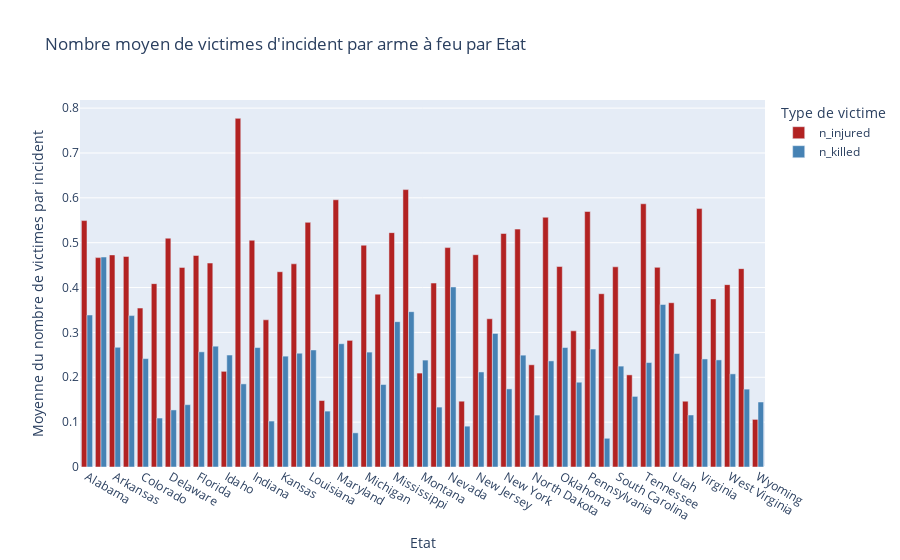

The cell this chart's notebook holds for it:
### Code cell
grouped_data6 = base_totale.groupby('state').agg({
    'n_injured': 'mean',
    'n_killed': 'mean'
}).reset_index()


fig6 = px.bar(
    grouped_data6,
    x=grouped_data6['state'],
    y=['n_injured', 'n_killed'],
    labels={"state": "Etat", "value": "Moyenne du nombre de victimes par incident", "variable": "Type de victime"},
    title="Nombre moyen de victimes d'incident par arme à feu par Etat",
    color_discrete_map={"n_injured": "firebrick", "n_killed": "steelblue"},
)

fig6.update_layout(barmode='group')  # Display bars side by side

fig6.show()

### Figure 1 — Plotly figure (JSON) as saved in the notebook; plotly's stock layout.template omitted (floating-point values rounded to 4 significant figures)
{"data": [{"alignmentgroup": "True", "hovertemplate": "Type de victime=n_injured<br>Etat=%{x}<br>Moyenne du nombre de victimes par incident=%{y}<extra></extra>", "legendgroup": "n_injured", "marker": {"color": "firebrick", "pattern": {"shape": ""}}, "name": "n_injured", "offsetgroup": "n_injured", "orientation": "v", "showlegend": true, "textposition": "auto", "type": "bar", "x": ["Alabama", "Arizona", "Arkansas", "California", "Colorado", "Connecticut", "Delaware", "District of Columbia", "Florida", "Georgia", "Idaho", "Illinois", "Indiana", "Iowa", "Kansas", "Kentucky", "Louisiana", "Maine", "Maryland", "Massachusetts", "Michigan", "Minnesota", "Mississippi", "Missouri", "Montana", "Nebraska", "Nevada", "New Hampshire", "New Jersey", "New Mexico", "New York", "North Carolina", "North Dakota", "Ohio", "Oklahoma", "Oregon", "Pennsylvania", "Rhode Island", "South Carolina", "South Dakota", "Tennessee", "Texas", "Utah", "Vermont", "Virginia", "Washington", "West Virginia", "Wisconsin", "Wyoming"], "xaxis": "x", "y": [0.5493, 0.4668, 0.4728, 0.4693, 0.3543, 0.4088, 0.51, 0.4449, 0.4715, 0.4546, 0.2133, 0.7772, 0.5055, 0.3281, 0.4353, 0.4529, 0.5454, 0.1481, 0.5957, 0.2823, 0.4945, 0.3853, 0.5224, 0.6184, 0.2093, 0.41, 0.4891, 0.1467, 0.4732, 0.3304, 0.5205, 0.5303, 0.2278, 0.5567, 0.4469, 0.3036, 0.5695, 0.3863, 0.4463, 0.2054, 0.5868, 0.4451, 0.3662, 0.1466, 0.5761, 0.3747, 0.4065, 0.4422, 0.1061], "yaxis": "y"}, {"alignmentgroup": "True", "hovertemplate": "Type de victime=n_killed<br>Etat=%{x}<br>Moyenne du nombre de victimes par incident=%{y}<extra></extra>", "legendgroup": "n_killed", "marker": {"color": "steelblue", "pattern": {"shape": ""}}, "name": "n_killed", "offsetgroup": "n_killed", "orientation": "v", "showlegend": true, "textposition": "auto", "type": "bar", "x": ["Alabama", "Arizona", "Arkansas", "California", "Colorado", "Connecticut", "Delaware", "District of Columbia", "Florida", "Georgia", "Idaho", "Illinois", "Indiana", "Iowa", "Kansas", "Kentucky", "Louisiana", "Maine", "Maryland", "Massachusetts", "Michigan", "Minnesota", "Mississippi", "Missouri", "Montana", "Nebraska", "Nevada", "New Hampshire", "New Jersey", "New Mexico", "New York", "North Carolina", "North Dakota", "Ohio", "Oklahoma", "Oregon", "Pennsylvania", "Rhode Island", "South Carolina", "South Dakota", "Tennessee", "Texas", "Utah", "Vermont", "Virginia", "Washington", "West Virginia", "Wisconsin", "Wyoming"], "xaxis": "x", "y": [0.3389, 0.4681, 0.2669, 0.3375, 0.2416, 0.1091, 0.1272, 0.1389, 0.2567, 0.2693, 0.2496, 0.1853, 0.2663, 0.1024, 0.2471, 0.2536, 0.2609, 0.1246, 0.2748, 0.07614, 0.2561, 0.1839, 0.324, 0.3463, 0.2383, 0.1335, 0.4013, 0.09101, 0.2119, 0.2979, 0.1741, 0.2493, 0.1157, 0.2365, 0.2663, 0.189, 0.2629, 0.064, 0.2249, 0.1574, 0.2329, 0.3622, 0.2529, 0.116, 0.2408, 0.2387, 0.2076, 0.1736, 0.1449], "yaxis": "y"}], "layout": {"barmode": "group", "legend": {"title": {"text": "Type de victime"}, "tracegroupgap": 0}, "title": {"text": "Nombre moyen de victimes d'incident par arme à feu par Etat"}, "xaxis": {"anchor": "y", "domain": [0, 1], "title": {"text": "Etat"}}, "yaxis": {"anchor": "x", "domain": [0, 1], "title": {"text": "Moyenne du nombre de victimes par incident"}}}}
